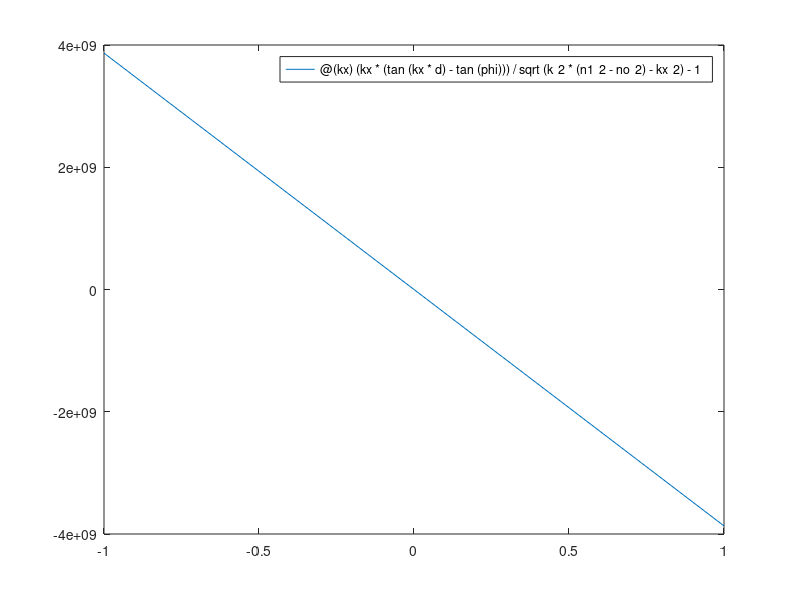
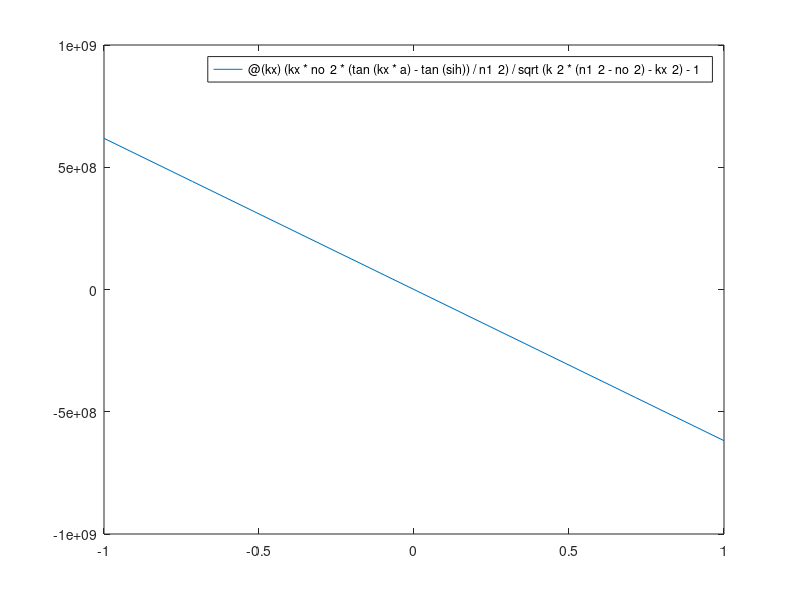

These charts were generated, in order, by the following MATLAB code: (Note: a time limit stopped this script after it produced the figures.)
%Jake Tully 100904392
%
% TE Modes optical waveguide
% circular Nano particals on square waveguide

clear
clc
close all

%Parameters
c = 299792458; % m/s
lambda = 1550*10^-9;
f = c/lambda;
up = lambda*f;
no = 1;
n1 = 1.444;
nm = 0.5 - 11i;
DelNeff = 10^-5;
Bo = (2*pi*1.443953)/lambda;
B =(2*pi)/lambda;
e1 = (8.8541878176*10^-12)*n1^2;
mew = 1.25663706*10^-6;
a =30*10^-6;
d =60*10^-6;
w = 2*pi*f;
k = (2*pi)/lambda;

DELTAn = 1.09;
p=2;
q=4;
phi = (p-1)*(pi/2);
sih = (q-1)*(pi/2);

fy = @(kx) ( kx*(tan(kx*d) - tan(phi)))/sqrt(k^2*(n1^2 - no^2) - kx^2) -1
figure(1)
fplot(fy, [-1 1])
ky = fzero(fy,0)*10^14

gy = sqrt(k^2*(n1^2 -no^2) -ky^2)

kx = @(kx) ( kx*no^2*(tan(kx*a) - tan(sih))/n1^2)/sqrt(k^2*(n1^2 - no^2) - kx^2) -1
figure(2)
fplot(kx, [-1 1])
kx = fzero(kx,0)*10^14

gx = sqrt(k^2*(n1^2 -no^2) -kx^2)

B1 = sqrt( - kx^2 -ky^2 +k^2*n1);

Eregion1 = @(x,y) ((w*mew)/B1)* cos(kx.*x-phi)*cos(ky.*y-sih) +(1/(w*e1*B1))*kx^2*cos(kx.*x-phi)*cos(ky.*y-sih) +(1/(w*e1*B1))*kx*ky*sin(kx.*x-phi)*sin(ky.*y-sih);

grid = 2000;
x = linspace(-a,a,grid);
y = linspace(-d,d,grid);

[X,Y] = meshgrid(x,y);

E = Eregion1(X,Y);

figure(3)
mesh(X,Y,E)
